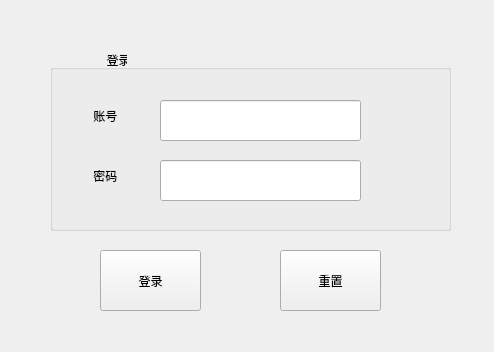
<?xml version="1.0" encoding="UTF-8"?>
<ui version="4.0">
 <class>LogWidget</class>
 <widget class="QWidget" name="LogWidget">
  <property name="geometry">
   <rect>
    <x>0</x>
    <y>0</y>
    <width>494</width>
    <height>352</height>
   </rect>
  </property>
  <property name="windowTitle">
   <string>Form</string>
  </property>
  <widget class="QPushButton" name="btn_log">
   <property name="geometry">
    <rect>
     <x>100</x>
     <y>250</y>
     <width>101</width>
     <height>61</height>
    </rect>
   </property>
   <property name="text">
    <string>登录</string>
   </property>
  </widget>
  <widget class="QGroupBox" name="groupBox">
   <property name="geometry">
    <rect>
     <x>50</x>
     <y>50</y>
     <width>401</width>
     <height>181</height>
    </rect>
   </property>
   <property name="title">
    <string>                 登录</string>
   </property>
   <widget class="QLineEdit" name="edit_name">
    <property name="geometry">
     <rect>
      <x>110</x>
      <y>50</y>
      <width>201</width>
      <height>41</height>
     </rect>
    </property>
   </widget>
   <widget class="QLineEdit" name="edit_pw">
    <property name="geometry">
     <rect>
      <x>110</x>
      <y>110</y>
      <width>201</width>
      <height>41</height>
     </rect>
    </property>
    <property name="echoMode">
     <enum>QLineEdit::Password</enum>
    </property>
   </widget>
   <widget class="QLabel" name="label_name">
    <property name="geometry">
     <rect>
      <x>40</x>
      <y>50</y>
      <width>51</width>
      <height>31</height>
     </rect>
    </property>
    <property name="text">
     <string> 账号</string>
    </property>
   </widget>
   <widget class="QLabel" name="label_pw">
    <property name="geometry">
     <rect>
      <x>40</x>
      <y>110</y>
      <width>51</width>
      <height>31</height>
     </rect>
    </property>
    <property name="text">
     <string> 密码</string>
    </property>
   </widget>
  </widget>
  <widget class="QPushButton" name="btn_clear">
   <property name="geometry">
    <rect>
     <x>280</x>
     <y>250</y>
     <width>101</width>
     <height>61</height>
    </rect>
   </property>
   <property name="text">
    <string>重置</string>
   </property>
  </widget>
 </widget>
 <resources/>
 <connections/>
</ui>
